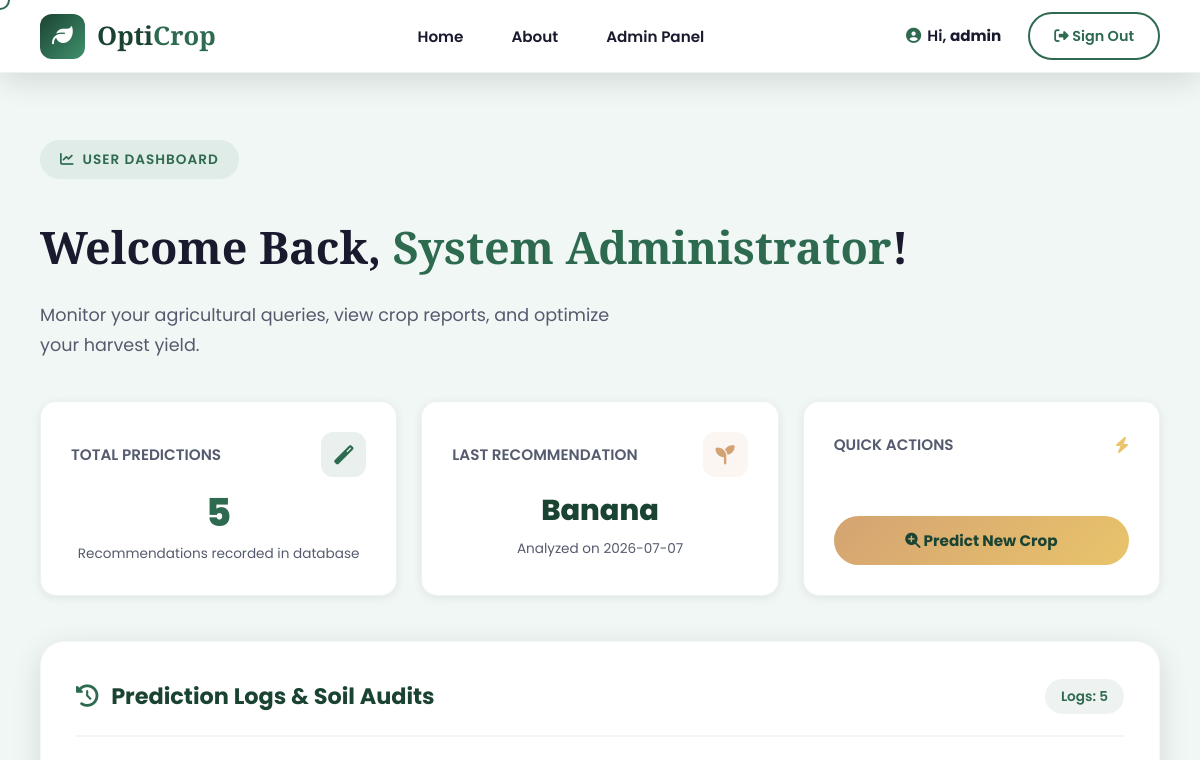
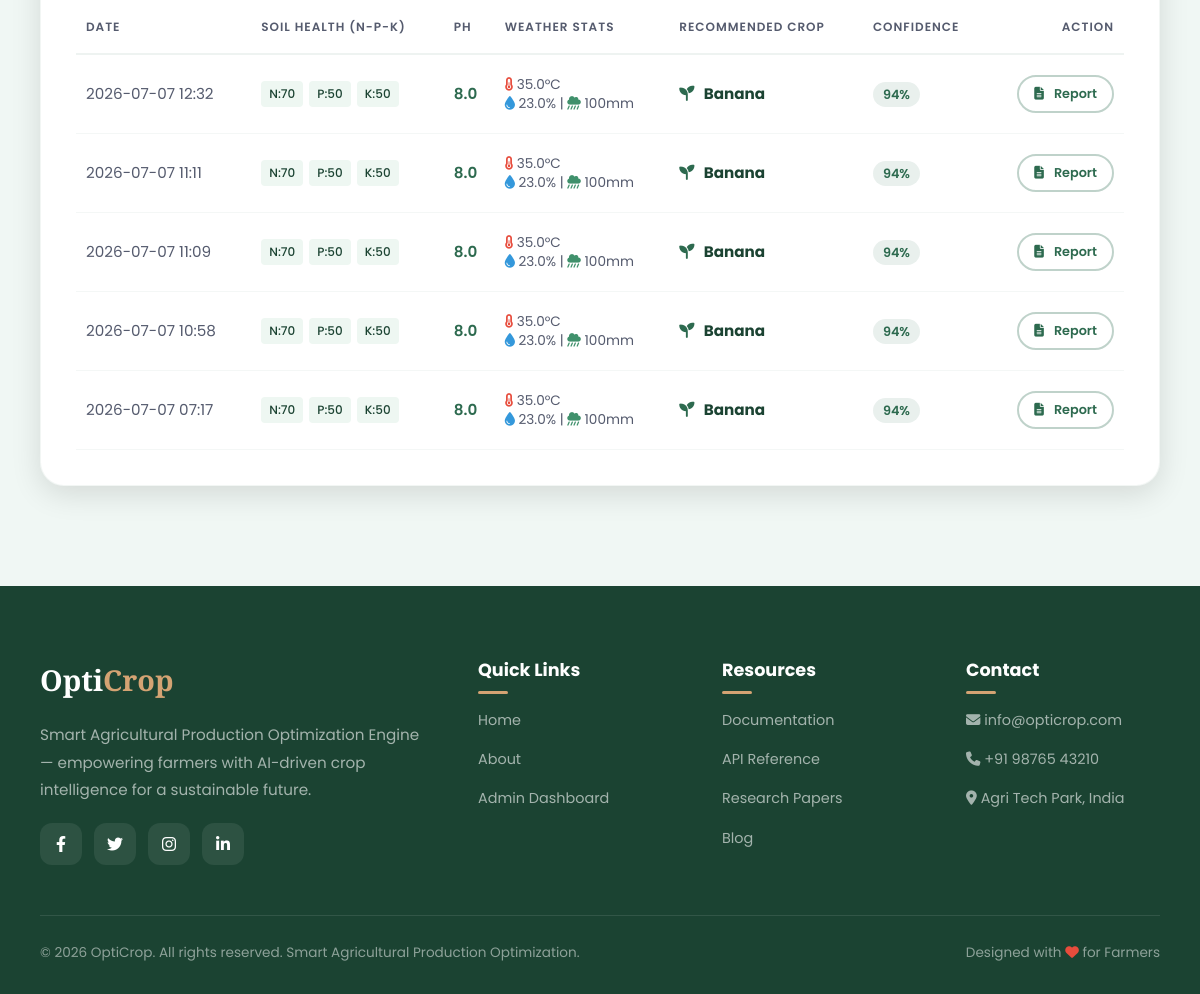
The app's page /dashboard (signed in) with its own data (2 pictures, top to bottom).
### tables this page shows
CREATE TABLE predictions (
            id INTEGER PRIMARY KEY AUTOINCREMENT,
            user_id INTEGER,
            nitrogen REAL NOT NULL,
            phosphorus REAL NOT NULL,
            potassium REAL NOT NULL,
            temperature REAL NOT NULL,
            humidity REAL NOT NULL,
            ph REAL NOT NULL,
            rainfall REAL NOT NULL,
            predicted_crop TEXT NOT NULL,
            confidence REAL NOT NULL,
            created_at TIMESTAMP DEFAULT CURRENT_TIMESTAMP,
            FOREIGN KEY (user_id) REFERENCES users (id) ON DELETE CASCADE
        );

### app.py (the view)
@app.route("/dashboard")
@login_required
def dashboard():
    user_predictions = db.get_user_predictions(session["user_id"])
    return render_template("dashboard.html", predictions=user_predictions)

### templates/dashboard.html (shortened to what this page needs)
{% extends "base.html" %}
{% set active_page = 'dashboard' %}
{% block content %}
<section class="section dashboard-section" style="padding-top: 140px; min-height: 85vh;">
    <div class="container">
        <div class="section-header reveal" style="margin-bottom: 40px; text-align: left;">
            <div class="section-tag">
                <i class="fas fa-chart-line"></i> User Dashboard
            </div>
            <h2 class="section-title" style="margin-top: 10px;">
                Welcome Back, <span class="highlight">{{ full_name }}</span>!
            </h2>
            <p style="color: var(--text-muted); font-size: 1.1rem; max-width: 600px;">
                Monitor your agricultural queries, view crop reports, and optimize your harvest yield.
            </p>
        </div>
        <div class="hero-stats" style="display: grid; grid-template-columns: repeat(auto-fit, minmax(280px, 1fr)); gap: 24px; margin-bottom: 45px; animation: fadeInUp 0.8s ease forwards; opacity: 1;">
            <div class="metric-card" style="background: white; padding: 30px; border-radius: var(--radius); box-shadow: var(--shadow-sm); border: 1px solid rgba(45,106,79,0.08);">
                <div style="display: flex; justify-content: space-between; align-items: center; margin-bottom: 15px;">
                    <span style="font-size: 0.95rem; font-weight: 600; color: var(--text-muted); text-transform: uppercase;">Total Predictions</span>
                    <div style="width: 45px; height: 45px; border-radius: 12px; background: rgba(45,106,79,0.1); color: var(--primary); display: flex; align-items: center; justify-content: center; font-size: 1.2rem;">
                        <i class="fas fa-magic"></i>
                    </div>
                </div>
                <h3 style="font-size: 2.4rem; font-weight: 800; color: var(--primary); line-height: 1.1;">{{ predictions|length }}</h3>
                <p style="font-size: 0.85rem; color: var(--text-muted); margin-top: 8px;">Recommendations recorded in database</p>
            </div>
            <div class="metric-card" style="background: white; padding: 30px; border-radius: var(--radius); box-shadow: var(--shadow-sm); border: 1px solid rgba(45,106,79,0.08);">
                <div style="display: flex; justify-content: space-between; align-items: center; margin-bottom: 15px;">
                    <span style="font-size: 0.95rem; font-weight: 600; color: var(--text-muted); text-transform: uppercase;">Last Recommendation</span>
                    <div style="width: 45px; height: 45px; border-radius: 12px; background: rgba(212,163,115,0.1); color: var(--accent); display: flex; align-items: center; justify-content: center; font-size: 1.2rem;">
                        <i class="fas fa-seedling"></i>
                    </div>
                </div>
                <h3 style="font-size: 1.8rem; font-weight: 800; color: var(--primary-dark); overflow: hidden; text-overflow: ellipsis; white-space: nowrap; line-height: 1.3;">
                    {% if predictions|length > 0 %}
                        {{ predictions[0].predicted_crop }}
                    {% else %}
                        No Data
                    {% endif %}
                </h3>
                <p style="font-size: 0.85rem; color: var(--text-muted); margin-top: 8px;">
                    {% if predictions|length > 0 %}
                        Analyzed on {{ predictions[0].created_at[:10] }}
                    {% else %}
                        Make your first prediction
                    {% endif %}
                </p>
            </div>
            <div class="metric-card" style="background: white; padding: 30px; border-radius: var(--radius); box-shadow: var(--shadow-sm); border: 1px solid rgba(45,106,79,0.08); display: flex; flex-direction: column; justify-content: space-between;">
                <div style="display: flex; justify-content: space-between; align-items: center; margin-bottom: 10px;">
                    <span style="font-size: 0.95rem; font-weight: 600; color: var(--text-muted); text-transform: uppercase;">Quick Actions</span>
                    <i class="fas fa-bolt" style="color: var(--accent-light);"></i>
                </div>
                <a href="{{ url_for('find_your_crop') }}" class="btn-primary" style="display: block; width: 100%; text-align: center; text-decoration: none; padding: 12px; font-size: 0.95rem;">
                    <i class="fas fa-search-plus"></i> Predict New Crop
                </a>
            </div>
        </div>
        <div class="reveal" style="background: white; border-radius: var(--radius-lg); padding: 35px; box-shadow: var(--shadow-md); border: 1px solid rgba(45,106,79,0.06);">
            <div style="display: flex; justify-content: space-between; align-items: center; border-bottom: 2px solid rgba(45,106,79,0.05); padding-bottom: 20px; margin-bottom: 25px;">
                <h3 style="font-size: 1.4rem; font-weight: 700; color: var(--primary-dark);"><i class="fas fa-history" style="color: var(--primary); margin-right: 8px;"></i> Prediction Logs & Soil Audits</h3>
                <span style="background: rgba(45,106,79,0.08); color: var(--primary); font-size: 0.85rem; font-weight: 600; padding: 6px 16px; border-radius: 50px;">Logs: {{ predictions|length }}</span>
            </div>
            {% if predictions|length > 0 %}
            <div class="table-responsive" style="overflow-x: auto;">
                <table class="dashboard-table" style="width: 100%; border-collapse: collapse; text-align: left;">
                    <thead>
                        <tr style="border-bottom: 2px solid rgba(45,106,79,0.08); color: var(--text-muted); font-size: 0.9rem;">
                            <th style="padding: 15px 10px; font-weight: 600;">Date</th>
                            <th style="padding: 15px 10px; font-weight: 600;">Soil Health (N-P-K)</th>
                            <th style="padding: 15px 10px; font-weight: 600;">pH</th>
                            <th style="padding: 15px 10px; font-weight: 600;">Weather Stats</th>
                            <th style="padding: 15px 10px; font-weight: 600;">Recommended Crop</th>
                            <th style="padding: 15px 10px; font-weight: 600;">Confidence</th>
                            <th style="padding: 15px 10px; font-weight: 600; text-align: right;">Action</th>
                        </tr>
                    </thead>
                    <tbody>
                        {% for row in predictions %}
                        <tr style="border-bottom: 1px solid rgba(45,106,79,0.05); transition: background 0.3s; font-size: 0.95rem;">
                            <td style="padding: 20px 10px; color: var(--text-muted);">
                                {{ row.created_at[:16].replace('T', ' ') }}
                            </td>
                            <td style="padding: 20px 10px;">
                                <div style="display: flex; gap: 6px;">
                                    <span style="background: #eef7f2; color: #1b4332; font-weight: 500; font-size: 0.75rem; padding: 3px 8px; border-radius: 4px;">N:{{ row.nitrogen|int }}</span>
                                    <span style="background: #eef7f2; color: #1b4332; font-weight: 500; font-size: 0.75rem; padding: 3px 8px; border-radius: 4px;">P:{{ row.phosphorus|int }}</span>
                                    <span style="background: #eef7f2; color: #1b4332; font-weight: 500; font-size: 0.75rem; padding: 3px 8px; border-radius: 4px;">K:{{ row.potassium|int }}</span>
                                </div>
                            </td>
                            <td style="padding: 20px 10px; font-weight: 600; color: var(--primary);">
                                {{ row.ph|round(1) }}
                            </td>
                            <td style="padding: 20px 10px; color: var(--text-muted); font-size: 0.85rem; line-height: 1.4;">
                                <i class="fas fa-thermometer-half" style="color: #e74c3c;"></i> {{ row.temperature|round(1) }}°C<br>
                                <i class="fas fa-tint" style="color: #3498db;"></i> {{ row.humidity|round(1) }}% |
                                <i class="fas fa-cloud-showers-heavy" style="color: var(--primary-light);"></i> {{ row.rainfall|int }}mm
                            </td>
                            <td style="padding: 20px 10px; font-weight: 700; color: var(--primary-dark);">
                                <i class="fas fa-seedling" style="color: var(--primary); margin-right: 6px;"></i> {{ row.predicted_crop }}
                            </td>
                            <td style="padding: 20px 10px;">
                                <span style="background: rgba(45,106,79,0.1); color: var(--primary); font-weight: 600; font-size: 0.8rem; padding: 4px 10px; border-radius: 50px;">
                                    {{ row.confidence|int }}%
                                </span>
                            </td>
                            <td style="padding: 20px 10px; text-align: right;">
                                <a href="{{ url_for('result', id=row.id) }}" class="btn-secondary" style="padding: 6px 15px; font-size: 0.8rem; font-weight: 600; border-radius: 50px; text-decoration: none; border-color: rgba(45,106,79,0.3); color: var(--primary);">
                                    <i class="fas fa-file-alt"></i> Report
                                </a>
                            </td>
                        </tr>
                        {% endfor %}
                    </tbody>
                </table>
            </div>
            {% endif %}
        </div>
    </div>
</section>
{% endblock %}

### templates/base.html (shortened to what this page needs)
<!DOCTYPE html>
<html lang="en">
<head>
    <link rel="stylesheet" href="https://cdnjs.cloudflare.com/ajax/libs/font-awesome/6.4.0/css/all.min.css">
    <link rel="stylesheet" href="{{ url_for('static', filename='css/style.css') }}">
</head>
<body class="{% block body_class %}{% endblock %}">
    <nav class="navbar {% if active_page != 'home' %}scrolled-solid{% endif %}" id="navbar">
        <div class="nav-container">
            <a href="{{ url_for('home') }}" class="nav-logo">
                <div class="nav-logo-icon">
                    <i class="fas fa-leaf"></i>
                </div>
                <span class="nav-logo-text">Opti<span>Crop</span></span>
            </a>
            <ul class="nav-links" id="navLinks">
                <li><a href="{{ url_for('home') }}" class="{{ 'active' if active_page == 'home' else '' }}">Home</a></li>
                <li><a href="{{ url_for('about') }}" class="{{ 'active' if active_page == 'about' else '' }}">About</a></li>
                {% if logged_in %}
                    {% if is_admin %}
                        <li><a href="{{ url_for('admin_dashboard') }}" class="{{ 'active' if active_page == 'admin_dashboard' else '' }}">Admin Panel</a></li>
                    {% else %}
                        <li><a href="{{ url_for('find_your_crop') }}" class="{{ 'active' if active_page == 'findcrop' else '' }}">FindYourCrop</a></li>
                        <li><a href="{{ url_for('dashboard') }}" class="{{ 'active' if active_page == 'dashboard' else '' }}">Dashboard</a></li>
                    {% endif %}
                {% endif %}
            </ul>
            <div class="nav-auth">
                {% if logged_in %}
                    <span class="nav-welcome" style="margin-right: 15px; font-weight: 500; font-size: 0.95rem; color: var(--text-dark); transition: var(--transition);">
                        <i class="fas fa-user-circle" style="color: var(--primary); margin-right: 6px;"></i>Hi, <strong>{{ username }}</strong>
                    </span>
                    <a href="{{ url_for('logout') }}" class="btn-signin" style="text-decoration: none;">
                        <i class="fas fa-sign-out-alt"></i> Sign Out
                    </a>
                {% endif %}
            </div>
        </div>
    </nav>
    {% block content %}{% endblock %}
    <footer class="footer">
        <div class="container">
            <div class="footer-grid">
                <div class="footer-brand">
                    <span class="nav-logo-text">Opti<span style="color: var(--accent);">Crop</span></span>
                    <p>Smart Agricultural Production Optimization Engine — empowering farmers with AI-driven crop intelligence for a sustainable future.</p>
                    <div class="footer-social">
                        <a href="#"><i class="fab fa-facebook-f"></i></a>
                        <a href="#"><i class="fab fa-twitter"></i></a>
                        <a href="#"><i class="fab fa-instagram"></i></a>
                        <a href="#"><i class="fab fa-linkedin-in"></i></a>
                    </div>
                </div>
                <div class="footer-col">
                    <h4>Quick Links</h4>
                    <ul>
                        <li><a href="{{ url_for('home') }}">Home</a></li>
                        <li><a href="{{ url_for('about') }}">About</a></li>
                        {% if logged_in %}
                            {% if is_admin %}
                                <li><a href="{{ url_for('admin_dashboard') }}">Admin Dashboard</a></li>
                            {% else %}
                                <li><a href="{{ url_for('find_your_crop') }}">FindYourCrop</a></li>
                                <li><a href="{{ url_for('dashboard') }}">User Dashboard</a></li>
                            {% endif %}
                        {% else %}
                            <li><a href="{{ url_for('admin_login') }}"><i class="fas fa-user-shield"></i> Admin Portal</a></li>
                        {% endif %}
                    </ul>
                </div>
                <div class="footer-col">
                    <h4>Resources</h4>
                    <ul>
                        <li><a href="#">Documentation</a></li>
                        <li><a href="#">API Reference</a></li>
                        <li><a href="#">Research Papers</a></li>
                        <li><a href="#">Blog</a></li>
                    </ul>
                </div>
                <div class="footer-col">
                    <h4>Contact</h4>
                    <ul>
                        <li><a href="#"><i class="fas fa-envelope"></i> info@opticrop.com</a></li>
                        <li><a href="#"><i class="fas fa-phone"></i> +91 98765 43210</a></li>
                        <li><a href="#"><i class="fas fa-map-marker-alt"></i> Agri Tech Park, India</a></li>
                    </ul>
                </div>
            </div>
            <div class="footer-bottom">
                <p>&copy; 2026 OptiCrop. All rights reserved. Smart Agricultural Production Optimization.</p>
                <p>Designed with <i class="fas fa-heart" style="color: #e74c3c;"></i> for Farmers</p>
            </div>
        </div>
    </footer>
</body>
</html>

### records on screen
predictions: predicted_crop "Banana", created_at "2026-07-07", created_at "2026-07-07 12:32", nitrogen "70", phosphorus "50", potassium "50", ph "8.0", temperature "35.0", humidity "23.0", rainfall "100", confidence "94"
predictions: created_at "2026-07-07 11:11", nitrogen "70", phosphorus "50", potassium "50", ph "8.0", temperature "35.0", humidity "23.0", rainfall "100", predicted_crop "Banana", confidence "94"
predictions: created_at "2026-07-07 11:09", nitrogen "70", phosphorus "50", potassium "50", ph "8.0", temperature "35.0", humidity "23.0", rainfall "100", predicted_crop "Banana", confidence "94"
predictions: created_at "2026-07-07 10:58", nitrogen "70", phosphorus "50", potassium "50", ph "8.0", temperature "35.0", humidity "23.0", rainfall "100", predicted_crop "Banana", confidence "94"
predictions: created_at "2026-07-07 07:17", nitrogen "70", phosphorus "50", potassium "50", ph "8.0", temperature "35.0", humidity "23.0", rainfall "100", predicted_crop "Banana", confidence "94"

### other values on screen
{{ username }} "admin"
{{ full_name }} "System Administrator"
{{ predictions|length }} "5"
